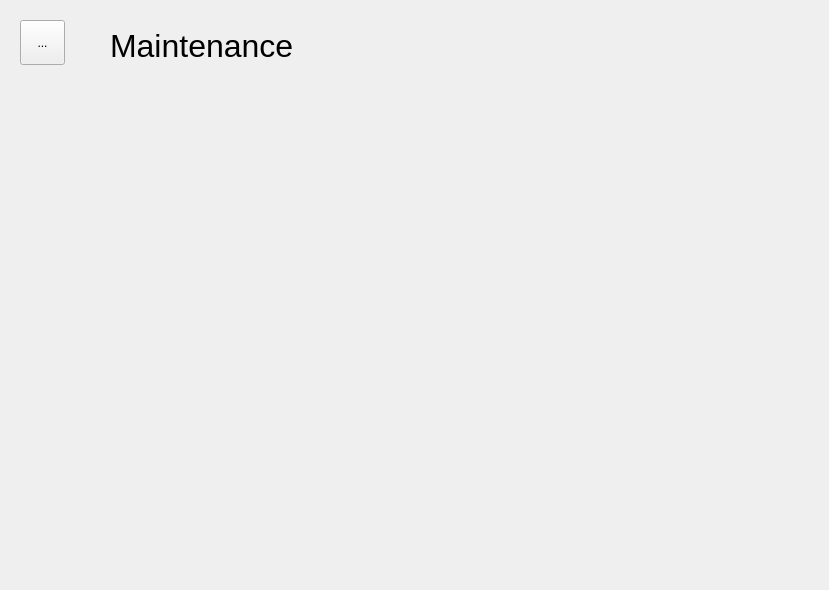
<?xml version="1.0" encoding="UTF-8"?>
<ui version="4.0">
 <class>MaintenanceForm</class>
 <widget class="QWidget" name="MaintenanceForm">
  <property name="geometry">
   <rect>
    <x>0</x>
    <y>0</y>
    <width>829</width>
    <height>590</height>
   </rect>
  </property>
  <property name="windowTitle">
   <string>Form</string>
  </property>
  <widget class="QToolButton" name="menuButton">
   <property name="geometry">
    <rect>
     <x>20</x>
     <y>20</y>
     <width>45</width>
     <height>45</height>
    </rect>
   </property>
   <property name="text">
    <string>...</string>
   </property>
  </widget>
  <widget class="QLabel" name="headerLabel">
   <property name="geometry">
    <rect>
     <x>110</x>
     <y>20</y>
     <width>211</width>
     <height>51</height>
    </rect>
   </property>
   <property name="font">
    <font>
     <pointsize>24</pointsize>
    </font>
   </property>
   <property name="text">
    <string>Maintenance</string>
   </property>
  </widget>
 </widget>
 <resources/>
 <connections/>
</ui>
